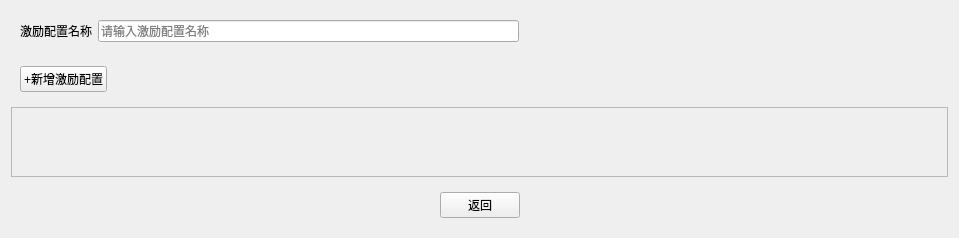
     <widget class="QWidget" name="page_3">
      <layout class="QVBoxLayout" name="verticalLayout_4">
       <item>
        <widget class="QWidget" name="widget_5" native="true">
         <layout class="QHBoxLayout" name="horizontalLayout_18">
          <item>
           <widget class="QLabel" name="label_23">
            <property name="text">
             <string>激励配置名称</string>
            </property>
           </widget>
          </item>
          <item>
           <widget class="QLineEdit" name="lineEdit_4">
            <property name="placeholderText">
             <string>请输入激励配置名称</string>
            </property>
           </widget>
          </item>
          <item>
           <spacer name="horizontalSpacer_20">
            <property name="orientation">
             <enum>Qt::Orientation::Horizontal</enum>
            </property>
            <property name="sizeHint" stdset="0">
             <size>
              <width>420</width>
              <height>20</height>
             </size>
            </property>
           </spacer>
          </item>
         </layout>
        </widget>
       </item>
       <item>
        <widget class="QWidget" name="widget_6" native="true">
         <layout class="QHBoxLayout" name="horizontalLayout_19">
          <item>
           <widget class="QPushButton" name="addConfig">
            <property name="text">
             <string>+新增激励配置</string>
            </property>
           </widget>
          </item>
          <item>
           <spacer name="horizontalSpacer_21">
            <property name="orientation">
             <enum>Qt::Orientation::Horizontal</enum>
            </property>
            <property name="sizeHint" stdset="0">
             <size>
              <width>832</width>
              <height>20</height>
             </size>
            </property>
           </spacer>
          </item>
         </layout>
        </widget>
       </item>
       <item>
        <widget class="QScrollArea" name="scrollArea_3">
         <property name="widgetResizable">
          <bool>true</bool>
         </property>
         <widget class="QWidget" name="configListWidget">
          <property name="geometry">
           <rect>
            <x>0</x>
            <y>0</y>
            <width>63</width>
            <height>18</height>
           </rect>
          </property>
          <layout class="QVBoxLayout" name="configListLayout"/>
         </widget>
        </widget>
       </item>
       <item>
        <widget class="QWidget" name="widget_25" native="true">
         <layout class="QHBoxLayout" name="horizontalLayout_23">
          <item>
           <spacer name="horizontalSpacer_26">
            <property name="orientation">
             <enum>Qt::Orientation::Horizontal</enum>
            </property>
            <property name="sizeHint" stdset="0">
             <size>
              <width>40</width>
              <height>20</height>
             </size>
            </property>
           </spacer>
          </item>
          <item>
           <widget class="QPushButton" name="buttonBack">
            <property name="text">
             <string>返回</string>
            </property>
           </widget>
          </item>
          <item>
           <spacer name="horizontalSpacer_25">
            <property name="orientation">
             <enum>Qt::Orientation::Horizontal</enum>
            </property>
            <property name="sizeHint" stdset="0">
             <size>
              <width>40</width>
              <height>20</height>
             </size>
            </property>
           </spacer>
          </item>
         </layout>
        </widget>
       </item>
      </layout>
     </widget>
